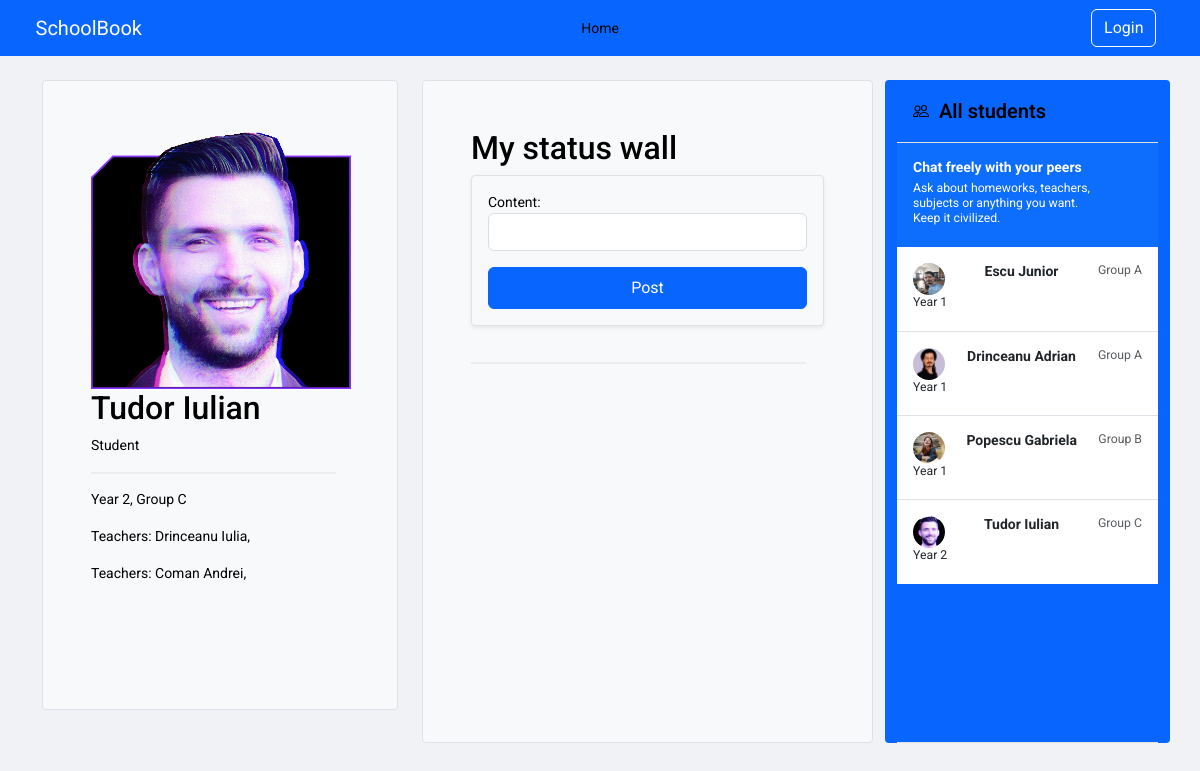
The app's page /student/tudor_iulian/ with its own data.
### core/models.py (models this page shows, shortened)
class Student(models.Model):
    user = models.OneToOneField(User, on_delete=models.CASCADE, null=True)
    first_name = models.CharField(max_length=150, null=True)
    last_name = models.CharField(max_length=150, null=True)
    group = models.ForeignKey(Group, on_delete=models.SET_NULL, null=True, blank=True)
    phone = models.CharField(max_length=150,null=True)
    parents = models.ManyToManyField(Parent, related_name='children')
    teachers = models.ManyToManyField(Teacher, related_name='pupils')
    year = models.ForeignKey(Year, on_delete=models.CASCADE, related_name='students')
    year_group = models.ForeignKey(YearGroup, on_delete=models.CASCADE, related_name='students')
    subjects = models.ManyToManyField('Subject', related_name='students')
    profile_pic = models.ImageField(upload_to='static/images',null=True, blank=True)

class Year(models.Model):
    year = models.IntegerField(default=1)
    teachers = models.ManyToManyField(Teacher)
    def __str__(self) -> str:
        return f"Year {self.year}"

class YearGroup(models.Model):
    name = models.CharField(max_length=200)
    def __str__(self) -> str:
        return f"Group {self.name}"

class Teacher(models.Model):
    name = models.CharField(max_length=150)
    subjects = models.ManyToManyField('Subject', related_name='teachers')
    phone = models.CharField(max_length=150, null=True)
    group = models.ForeignKey(Group, on_delete=models.SET_NULL, null=True, blank=True)
    user = models.OneToOneField(User, on_delete=models.CASCADE, null=True)
    profile_pic = models.ImageField(upload_to='static/images' ,null=True, blank=True)

### core/views.py (the view)
# urls.py: path('student/<str:username>/', views.student_profile, name='student_profile'),
def student_profile(request, username):
    student = get_object_or_404(Student,  user__username=username)
    all_students = Student.objects.all()
    year = student.year
    year_group = student.year_group
    teachers = student.teachers.all()
    statuses = StatusUpdate.objects.filter(user=student.user).order_by('-timestamp')
    if request.method == 'POST':
        form = StatusUpdateForm(request.POST)
        if form.is_valid():
            status = form.save(commit=False)
            status.user = request.user
            status.save()
            return redirect('student_profile', username=username)
    else:
        form = StatusUpdateForm()
    return render(request, 'student.html', {'student': student, 'all_students': all_students, \
                                            'year': year, 'year_group': year_group, \
                                            'teachers': teachers, 'statuses': statuses, 'form': form})

### core/forms.py
class StatusUpdateForm(forms.ModelForm):
    class Meta:
        model = StatusUpdate
        fields = ['content']
        widgets = {
            'content' : forms.TextInput(attrs={
                'class': 'form-control',
            }),
        }

### core/templatetags/group_check.py (called while the page is built)
@register.filter(name="in_group")
def in_group(user, group_name):
    return user.groups.filter(name=group_name).exists()

### core/templates/student.html (shortened to what this page needs)
{% extends 'base.html' %}
{% load static %}
{% block content %}
<main>
  <div class="container py-4">
    <div class="row  ">
      <div class="col-md-4" style="height: 630px;  position: sticky; top: 50px;" >
        <div class="h-100 p-5 text-bg-light rounded-1 border">
          <img style='width:260px; height:auto;' src="{{ student.profile_pic.url }}" class="card-img-top" alt="{{ student.first_name }} {{ student.last_name }}">
          <h2>{{ student.first_name }} {{ student.last_name }}</h2>
          <p>Student</p>
          <hr class="styled-hr">
          <p>{{ year }}, {{ year_group }}</p>
          {% for teacher in student.teachers.all %}
            <p>Teachers: {{teacher.name}}, </p>
          {% endfor %}
        </div>
      </div>
      <div class="col-md-5">
        <div class="h-100 p-5  text-bg-light border rounded-1" >
          <h2>My status wall</h2>
                  <div class="col ">
                  <div class="card shadow-sm text-bg-light  border rounded-1">
                    <div class="card-body">
                    <form method="post">
                      {{ form.as_p }}
                      <button class="btn btn-primary w-100 py-2" type="submit">Post</button>
                    </form>
                    </div>
                    </div>
                  </div>
                  <br />
                  <hr class="styled-hr">
        </div>
      </div>
    <div class="col-md-3 d-flex flex-column align-items-stretch flex-shrink-0 bg-body-tertiary rounded-1">
      <a href=# class="d-flex align-items-center flex-shrink-0 p-3 link-body-emphasis text-decoration-none border-bottom">
        <span class="fs-5 fw-semibold"> &nbsp; All students</span>
      </a>
      <div class="list-group list-group-flush border-bottom scrollarea">
        <a href="#" class="list-group-item list-group-item-action active py-3 lh-sm" aria-current="true">
          <div class="d-flex w-100 align-items-center justify-content-between">
            <strong class="mb-1">Chat freely with your peers</strong>
          </div>
          <div class="col-10 mb-1 small">Ask about homeworks, teachers, subjects or anything you want. Keep it civilized.</div>
        </a>
        {% for student in all_students %}
          <a href="{% url 'student_student_profile' username=student.user.username %}" class="list-group-item list-group-item-action py-3 lh-sm">
            <div class="d-flex w-100 justify-content-between">
              <img src="{{ student.profile_pic.url }}"  width="32" height="32" class="rounded-circle flex-shrink-0">
              <strong class="mb-1">{{ student.first_name }} {{ student.last_name }}</strong>
              <small class="text-body-secondary">{{ student.year_group }}</small>
            </div>
            <div class="col-10 mb-1 small">{{ student.year }}</div>
          </a>
        {% endfor %}
      </div>
    </div>
</div>
</main>
{% endblock %}

### school_manager/static/css/sign-in.css (style rules this page uses)
html, body { height: 100%; }

### school_manager/static/css/custom.css (style rules this page uses)
.styled-hr { border: 1px solid #ccc; margin: 15px 0; width: 95% !important; background-color: #eee; text-align: right; }
body { font-size: 14px; line-height: 1.5; }
body { background-color: #f0f2f5; font-family: 'Roboto', Arial, sans-serif; }
.card { box-shadow: 0 2px 4px rgba(0, 0, 0, 0.1); }
.bg-body-tertiary { background-color: #0866ff !important; }
.btn-primary { background-color: #0866ff; border-color: #0866ff; }
.form-control { border: 1px solid #dddf; box-shadow: none; color: #1c1e21 !important; background-color: #fff !important; }
hr { border-top-color: #dadde1; }
.bi { vertical-align: -.125em; fill: currentColor; }

### school_manager/static/css/sidebars.css (style rules this page uses)
.scrollarea { overflow-y: auto !important; height: 600px; }

### records on screen
Student: profile_pic (picture), first_name "Tudor", last_name "Iulian", year_group "Group C", year "Year 2"
Year: year "Year 2"
YearGroup: name "Group C"
Teacher: name "Drinceanu Iulia"
Teacher: name "Coman Andrei"
Student: profile_pic (picture), first_name "Escu", last_name "Junior", year_group "Group A", year "Year 1"
Student: profile_pic (picture), first_name "Drinceanu", last_name "Adrian", year_group "Group A", year "Year 1"
Student: profile_pic (picture), first_name "Popescu", last_name "Gabriela", year_group "Group B", year "Year 1"
